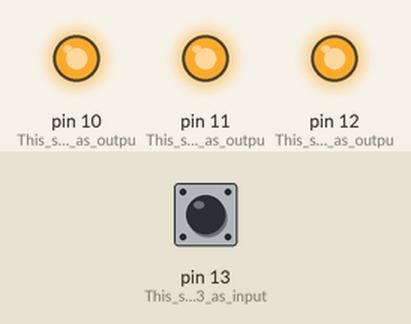
A sketch run on a simulated Arduino Uno, built with avr-gcc and run on an emulated ATmega328P. Shown: output pins drawn as LEDs (lit = HIGH). The test bench sets the inputs (shaded band); at power-on: pin 13 (This_sets_pin_13_as_input) HIGH.

Above: at 1.2 s.
1.3 s: pin 13 (This_sets_pin_13_as_input) pulled LOW for 0.15 s
At 1.37 s:
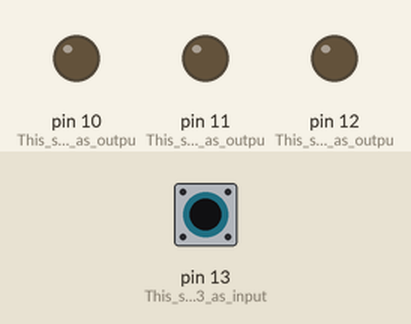
2.9 s: pin 13 (This_sets_pin_13_as_input) pulled LOW for 3.2 s
At 6.5 s:
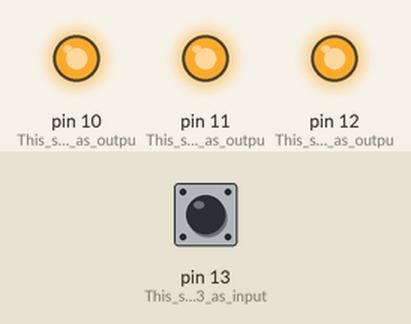
Timing chart, 0 to 8.0 s (numbered marks = the images above; inputs shaded):
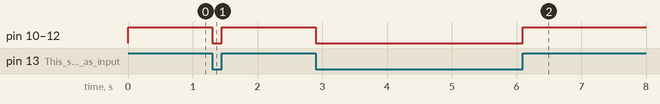

The sketch:

009_-_PB_not_pressed_RGB_white__PB_pressed_RGB_off.ino
```cpp
/*
  PB not pressed RGB white, PB pressed RGB off

  This program sets the RGB that is connected to the Arduino white for as long as the push button is unpressed, and turned off if pressed.

  This program makes use of int, pinmode, if, else, and digitalWrite.
*/

// Variables
int sensor; // This creates a variable called "sensor".

// The setup function runs once when you press reset or power the board.
void setup() {
  pinMode(13,INPUT_PULLUP); // This sets pin 13 as input.
  pinMode(12,OUTPUT); // This sets pin 12 as output. The pin of the RGB this is connected to is Red.
  pinMode(11,OUTPUT); // This sets pin 11 as output. The pin of the RGB this is connected to is Green.
  pinMode(10,OUTPUT); // This sets pin 10 as output. The pin of the RGB this is connected to is Blue.
}

// The loop function runs over and over again forever.
void loop() {
  sensor = digitalRead(13); // This reads pin 13 and turns the variable "sensor" to the read value.
  if(sensor){
    // White Color
    digitalWrite(12,HIGH); // This sets the value of pin 12 to HIGH voltage.
    digitalWrite(11,HIGH); // This sets the value of pin 11 to HIGH voltage.
    digitalWrite(10,HIGH); // This sets the value of pin 10 to HIGH voltage.
  } else {
    // No Color
    digitalWrite(12,LOW); // This sets the value of pin 12 to LOW voltage.
    digitalWrite(11,LOW); // This sets the value of pin 11 to LOW voltage.
    digitalWrite(10,LOW); // This sets the value of pin 10 to LOW voltage.
  }
}
```

Measured:
- after the input at 1.3 s, pin 10 (This_sets_pin_10_as_outpu), pin 11 (This_sets_pin_11_as_outpu), pin 12 (This_sets_pin_12_as_outpu): HIGH → LOW at once, → HIGH 0.15 s later
- after the input at 2.9 s, pin 10 (This_sets_pin_10_as_outpu), pin 11 (This_sets_pin_11_as_outpu), pin 12 (This_sets_pin_12_as_outpu): HIGH → LOW at once, → HIGH 3.2 s later
